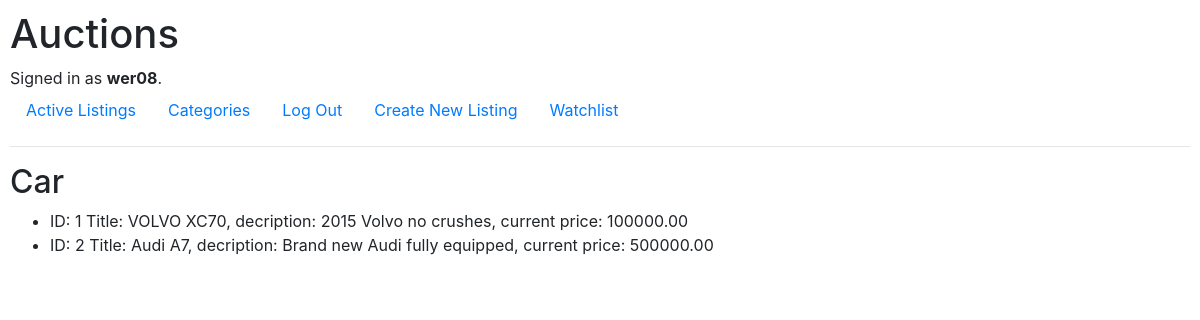
Screenshot of //category/Car (signed in) with the database file from the repository.
### auctions/models.py (models this page shows, shortened)
class User(AbstractUser):
    pass

class AuctionListing(models.Model):
    categories = [
    ("Clothing","Clothing"),
    ("Car","Car"),
    ("RTV","RTV"),
    ("AGD","AGD"),
    ("Toy","Toy"),
    ("Home","Home")
    ]
    title = models.CharField(max_length=64)
    category = models.CharField(max_length=10, blank=True, choices=categories)
    description = models.CharField(max_length=512)
    starting_bid = models.DecimalField(max_digits=10, decimal_places=2)
    current_price = models.DecimalField(max_digits=10, decimal_places=2, null=True, blank=True)
    image = models.CharField(max_length=10240,default="https://encrypted-tbn0.gstatic.com/images?q=tbn:ANd9GcRqEWgS0uxxEYJ0PsOb2OgwyWvC0Gjp8NUdPw&usqp=CAU",blank=True,null=True)
    def __str__(self):
        return f"ID: {self.id} Title: {self.title}, decription: {self.description}, current price: {self.current_price}"

### auctions/views.py (the view)
# urls.py: path("/category/<str:category_listing>", views.category_listing, name="category_listing"),
def category_listing(request, category_listing):
    list_of_objects = AuctionListing.objects.filter(category=category_listing)
    return render(request, "auctions/category_listing.html",{
        "category_listing": category_listing,
        "list": list_of_objects
    })

### auctions/templates/auctions/category_listing.html
{% extends "auctions/layout.html" %}
{% block body %}
    <h2>{{category_listing}}</h2>
    <ul>
    {% for object in list %}
        <li>{{object}}</li>
    {% endfor %}
    </ul>
{% endblock %}

### auctions/templates/auctions/layout.html (shortened to what this page needs)
{% load static %}
<!DOCTYPE html>
<html lang="en">
    <head>
        <link rel="stylesheet" href="https://stackpath.bootstrapcdn.com/bootstrap/4.4.1/css/bootstrap.min.css">
        <link href="{% static 'auctions/styles.css' %}" rel="stylesheet">
    </head>
    <body>
        <h1>Auctions</h1>
        <div>
            {% if user.is_authenticated %}
                Signed in as <strong>{{ user.username }}</strong>.
            {% else %}
                Not signed in.
            {% endif %}
        </div>
        <ul class="nav">
            <li class="nav-item">
                <a class="nav-link" href="{% url 'index' %}">Active Listings</a>
            </li>
            <li class="nav-item">
                <a class="nav-link" href="{% url 'categories' %}">Categories</a>
            </li>
            {% if user.is_authenticated %}
                <li class="nav-item">
                    <a class="nav-link" href="{% url 'logout' %}">Log Out</a>
                </li>
                <li class="nav-item">
                    <a class="nav-link" href="{% url 'newListing' %}">Create New Listing</a>
                </li>
                <li class="nav-item">
                    <a class="nav-link" href="{% url 'watchlist' %}">Watchlist</a>
                </li>
            {% endif %}
        </ul>
        <hr>
        {% block body %}
        {% endblock %}
    </body>
</html>

### auctions/static/auctions/styles.css (style rules this page uses)
body { padding: 10px; }

### rows the page displays
User: username "wer08"
AuctionListing: id+title+description "ID: 1 Title: VOLVO XC70, decription: 2015 Volvo no crushes, current price: 100000.00"
AuctionListing: id+title+description "ID: 2 Title: Audi A7, decription: Brand new Audi fully equipped, current price: 500000.00"

### other values shown
{{ category_listing }} "Car"
